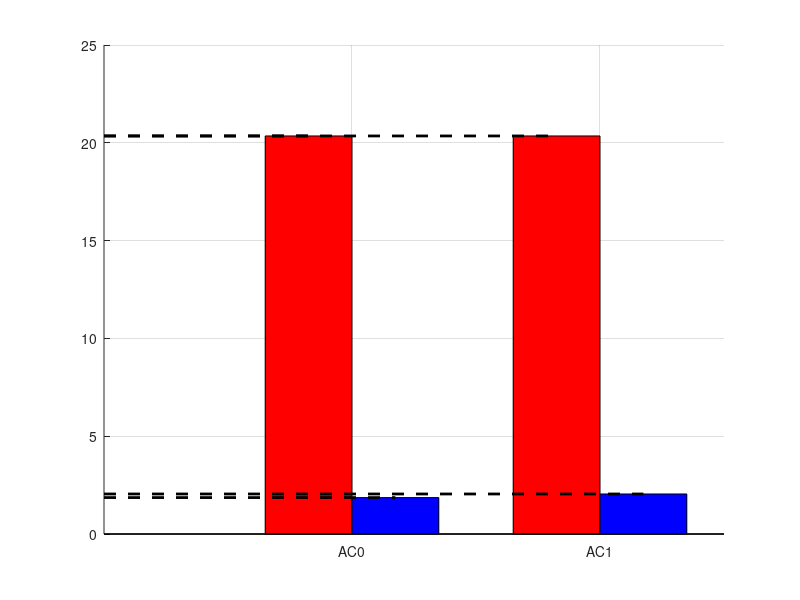

Here is the MATLAB script that generated this plot: (Note: this script raises an error after producing the figure.)
% Data
clc;
clear;
close all;
set(gcf, 'Position', [1000 500 750 700])
x_labels = {'AC0', 'AC1'};%, 'AC2', 'AC3', 'AC4'};
ETA = [
    %Scen1
    % 348.5412648256665, 350.4037558669337, 368.8912648256665; 
    % 353.9630462925526, 353.9630462925526, 374.55304629255255;]; 
    %Scen2
    348.5412648256665, 350.40354299908756, 368.89126482566644;
    353.9630462925526, 356.00908149753207, 374.3130462925526;];
    %Scen3
    % 34.13963219284771, 43.234879048968935, 54.48963219284771;
    % 39.55005658715413, 47.10494388093571, 60.140056587154135;];

% Extract columns for plotting
eta_0 = ETA(:, 1);
eta_1 = ETA(:, 2);
eta_2 = ETA(:, 3);

% Bar width
bar_width = 0.35;

% X positions for the bars
x = 1:length(x_labels);

% Create a figure
% figure;


% Plot the bars
hold on;
% bar0 = bar(x - bar_width, eta_0, bar_width, 'FaceColor', 'green'); % Green
bar1 = bar(x-0.175, (eta_2-eta_0), bar_width, 'FaceColor', 'red'); % Blue
bar2 = bar(x-0.175 + bar_width, eta_1-eta_0, bar_width, 'FaceColor', 'blue');   % Red 1.3275
plot([0, x(1)-bar_width/2], [eta_2(1)-eta_0(1), eta_2(1)-eta_0(1)], 'linestyle', '--', 'color', 'k', 'linewidth', 2)
plot([0, x(2)-bar_width/2], [eta_2(2)-eta_0(2), eta_2(2)-eta_0(2)], 'linestyle', '--', 'color', 'k', 'linewidth', 2)
plot([0, x(1)+bar_width/2], [eta_1(1)-eta_0(1), eta_1(1)-eta_0(1)], 'linestyle', '--', 'color', 'k', 'linewidth', 2)
plot([0, x(2)+bar_width/2], [eta_1(2)-eta_0(2), eta_1(2)-eta_0(2)], 'linestyle', '--', 'color', 'k', 'linewidth', 2)
plot([0, 0], [eta_1(2)-eta_0(2), eta_1(2)-eta_0(2)], 'linestyle', '--', 'color', 'k', 'linewidth', 2)


% for i = 1:length(x_labels)
%     % Calculate percent changes
%     pct_change_1 = ((eta_1(i) - eta_0(i)) / eta_0(i)) * 100;
%     pct_change_2 = ((eta_2(i) - eta_0(i)) / eta_0(i)) * 100;
%     del_1 = eta_1(i) - eta_0(i);
%     del_2 = eta_2(i) - eta_0(i);
% 
%     % Display percent change between eta_2 and eta_0
%     text(x(i) + 1.125*bar_width,  del_1+1, sprintf('%.2fs%', del_1), ...
%         'HorizontalAlignment', 'center', 'Color', 'k', 'FontWeight', 'bold', 'FontSize', 18); %eta_1(i)
%     % if i == 1
%     %     text(x(i)-.45 + bar_width/3-0.1, eta_1(i) + 2.5, sprintf('%% Change: %.2f%%', pct_change_1), ...
%     %         'HorizontalAlignment', 'center', 'Color', 'k', 'FontWeight', 'bold', 'FontSize', 18);
%     % else
%     %     text(x(i) + bar_width/3-0.15, eta_1(i) + 2.5, sprintf('%.2f%%', pct_change_1), ...
%     %         'HorizontalAlignment', 'center', 'Color', 'k', 'FontWeight', 'bold', 'FontSize', 18);
%     % end
% 
%     % Display percent change between eta_2 and eta_0
%     % text(x(i) + bar_width, eta_2(i) + 2.5, sprintf('%.2f%%', pct_change_2), ...
%     %     'HorizontalAlignment', 'center', 'Color', 'k', 'FontWeight', 'bold', 'FontSize', 18);
%     if i == 1
%         text(x(i) + bar_width/3-0.1, del_2 +1, sprintf('%.2fs% s', del_2), ...
%             'HorizontalAlignment', 'center', 'Color', 'k', 'FontWeight', 'bold', 'FontSize', 18);%eta_2(i)
%     else
%         text(x(i) + bar_width/3-0.05, del_2 +1, sprintf('%.2fs% s', del_2), ...
%             'HorizontalAlignment', 'center', 'Color', 'k', 'FontWeight', 'bold', 'FontSize', 18);
%     end
% end

% Set x-ticks and labels
set(gca, 'XTick', x, 'XTickLabel', x_labels);
grid()
ax = gca;
ax.FontSize = 18;
% ylim([min(eta_0) - 10, max(eta_2) + 10]);
ylim([0, 25]);
xlim([x(1)-2*bar_width, x(2)+2*bar_width])
% Labeling
xlabel('Aircraft', 'FontSize', 18);
ylabel('Aircraft Delay (s)', 'FontSize', 18);
title('Scenario 2 Aircraft Delays', 'FontSize', 18);
legend({'Holding Pattern Alternate Maneuver Delay', 'Bezier Alternate Maneuever Delay'}, 'Location','northwest', 'FontSize', 13);%'Nominal ETA', 


% Display the plot
hold off;
% Data

%%%%%%%%%%%%%%%%%%%%%%%%%%
%  Percent Change Graph  %
%%%%%%%%%%%%%%%%%%%%%%%%%%
% 
% clc;
% clear;
% close all;
% set(gcf, 'Position', [1000 500 750 700])
% x_labels = {'AC0', 'AC1'};%, 'AC2', 'AC3', 'AC4'};
% ETA = [
%     348.5412648256665, 350.4037558669337, 368.8912648256665; 
%     353.9630462925526, 353.9630462925526, 374.55304629255255;]; 
%     % 44.96320583097026, 52.518093123953214, 65.79320583097027; 
%     % 50.37820184019237, 57.933089135728956, 71.44820184019237; 
%     % 55.79450715868693, 63.349394453424885, 77.10450715868694];
% 
% % Extract columns for plotting
% eta_0 = ETA(:, 1);
% eta_1 = ETA(:, 2);
% eta_2 = ETA(:, 3);
% 
% % Bar width
% bar_width = 0.35;
% 
% % X positions for the bars
% x = 1:length(x_labels);
% 
% % Create a figure
% % figure;
% 
% 
% % Plot the bars
% hold on;
% % bar0 = bar(x - bar_width, eta_0, bar_width, 'FaceColor', 'green'); % Green
% bar1 = bar(x(1), 100*((eta_2(1)-eta_0(1))/eta_0(1)), bar_width, 'FaceColor', 'red'); % Blue
% bar2 = bar(x(1) + bar_width, 100*((eta_1(1)-eta_0(1))/eta_0(1)), bar_width, 'FaceColor', 'blue');   % Red 1.3275
% bar3 = bar(x(2), 100*((eta_2(2)-eta_0(2))/eta_0(2)), bar_width, 'FaceColor', 'red'); % Blue
% bar4 = bar(x(2) + bar_width, 100*((eta_1(2)-eta_0(2))/eta_0(2)), bar_width, 'FaceColor', 'blue');   % Red 1.3275
% hold off;
% for i = 1:length(x_labels)
% %     % Calculate percent changes
%     pct_change_1 = ((eta_1(i) - eta_0(i)) / eta_0(i)) * 100;
%     pct_change_2 = ((eta_2(i) - eta_0(i)) / eta_0(i)) * 100;
%     del_1 = eta_1(i) - eta_0(i);
%     del_2 = eta_2(i) - eta_0(i);
% % 
% %     % Display percent change between eta_2 and eta_0
% %     text(x(i) + 1.125*bar_width,  del_1+1, sprintf('%.2fs%', del_1), ...
% %         'HorizontalAlignment', 'center', 'Color', 'k', 'FontWeight', 'bold', 'FontSize', 18); %eta_1(i)
% %     % if i == 1
%         text(x(i) + bar_width+0.02, pct_change_1+.2, sprintf('%.2f%%', pct_change_1), ...
%             'HorizontalAlignment', 'center', 'Color', 'k', 'FontWeight', 'bold', 'FontSize', 18);
% %     % else
% %     %     text(x(i) + bar_width/3-0.15, eta_1(i) + 2.5, sprintf('%.2f%%', pct_change_1), ...
% %     %         'HorizontalAlignment', 'center', 'Color', 'k', 'FontWeight', 'bold', 'FontSize', 18);
% %     % end
% % 
% %     % Display percent change between eta_2 and eta_0
%     text(x(i), pct_change_2 + .2, sprintf('%.2f%%', pct_change_2), ...
%         'HorizontalAlignment', 'center', 'Color', 'k', 'FontWeight', 'bold', 'FontSize', 18);
% %     if i == 1
% %         text(x(i) + bar_width/3-0.1, del_2 +1, sprintf('%.2fs% s', del_2), ...
% %             'HorizontalAlignment', 'center', 'Color', 'k', 'FontWeight', 'bold', 'FontSize', 18);%eta_2(i)
% %     else
% %         text(x(i) + bar_width/3-0.05, del_2 +1, sprintf('%.2fs% s', del_2), ...
% %             'HorizontalAlignment', 'center', 'Color', 'k', 'FontWeight', 'bold', 'FontSize', 18);
% %     end
% end
% 
% % Set x-ticks and labels
% set(gca, 'XTick', x, 'XTickLabel', x_labels);
% grid()
% ax = gca;
% ax.FontSize = 18;
% % ylim([min(eta_0) - 10, max(eta_2) + 10]);
% ylim([0, 7]);
% % Labeling
% xlabel('Aircraft', 'FontSize', 18);
% ylabel('% Change in ETA', 'FontSize', 18);
% title('Scenario 1 Aircraft % Change in ETA', 'FontSize', 18);
% legend({'Holding Pattern Alternate Maneuver', 'Bezier Alternate Maneuever'}, 'Location','northwest', 'FontSize', 13);%'Nominal ETA', 
% 
% 
% % Display the plot
% % hold off;
